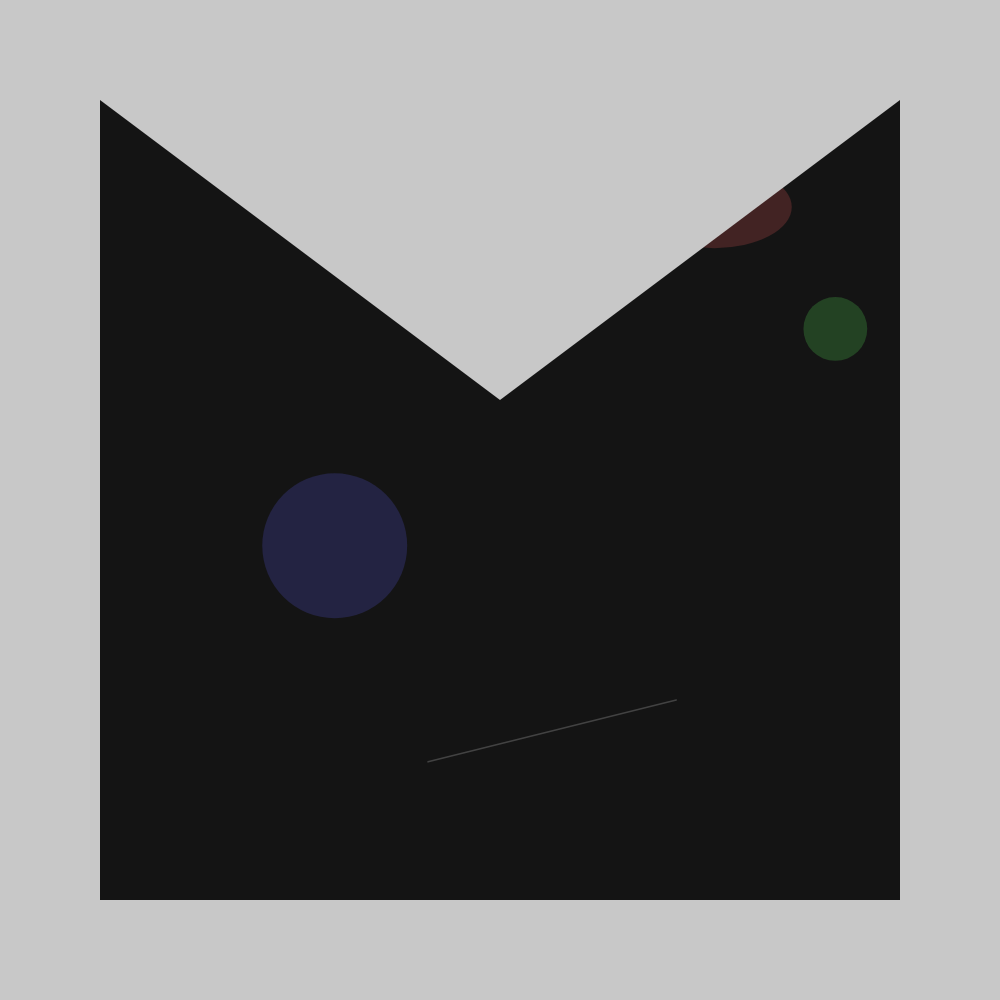
Frame 1 (no input)
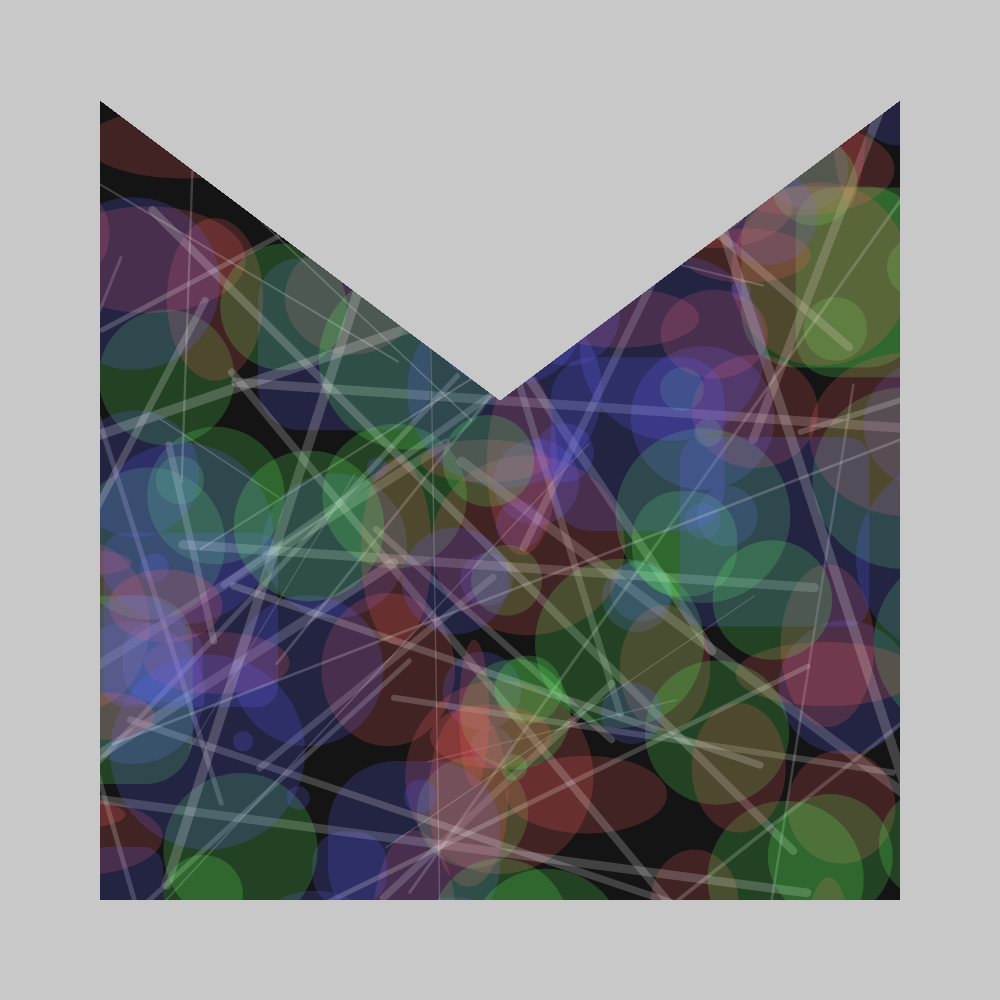
Frame 60 (no input)
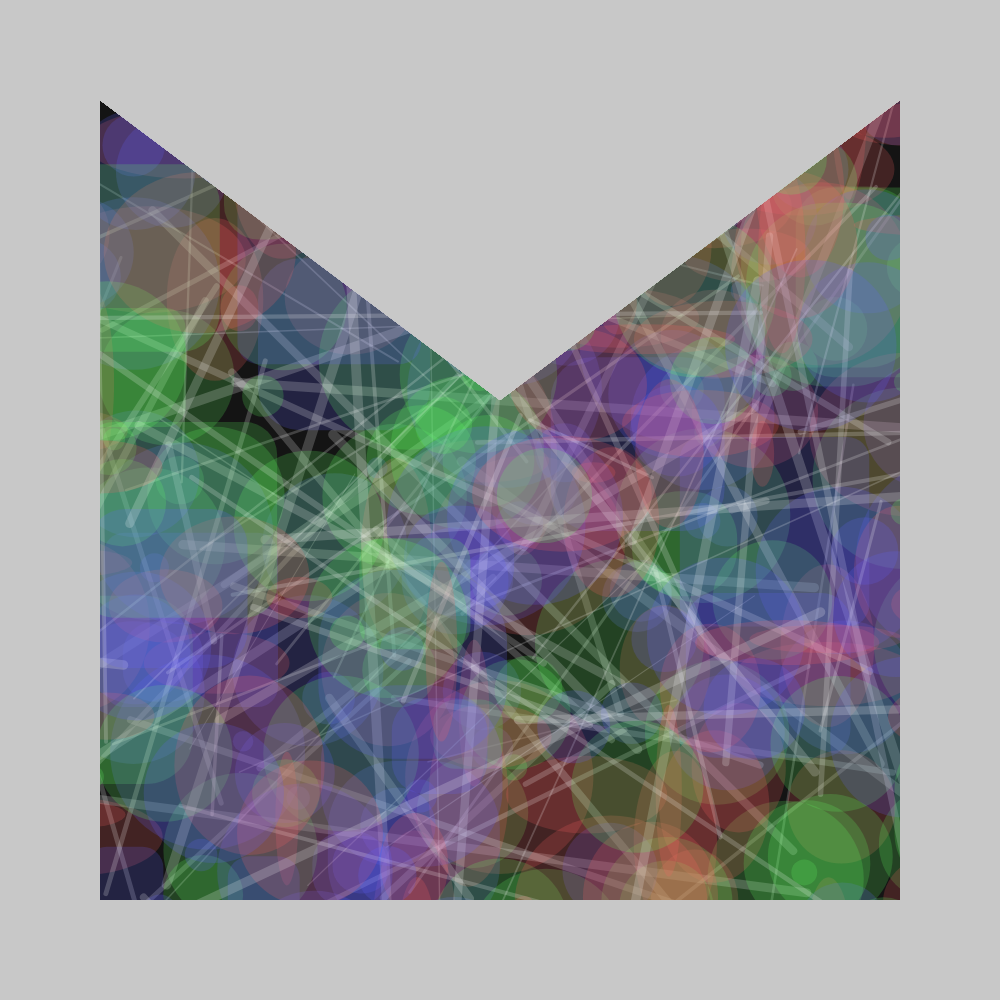
Frame 120 (the mouse pressed at the canvas centre since frame 60)

The p5.js sketch that drew these frames (run headless with seeded random() and noise() and a simulated clock; from frame 60 on, the mouse is pressed at the canvas centre):

// p5.js sketch
// ── sketch.js
function setup() {
    createCanvas(1000, 1000);
    background(20, 20, 20);
    noStroke();
  }
  
  function draw() {
    
    push()
    fill(255, 100, 100, 50);
    
    ellipse(random(width), random(height), random(20, 200), random(20, 200));
    fill(100, 255, 100, 50);
    square(random(width), random(height), random(20, 200), random(20, 200));
    fill(100, 100, 255, 50);
    square(random(width), random(height), random(20, 200), random(20, 200));
  
    stroke(255, 255, 255, 50);
    strokeWeight(random(1, 10));
    line(random(width), random(height), random(width), random(height));
    pop()
    
    fill(200)
    rect(0,0,1000,100)
    rect(0,0, 100, 1000)
    rect(0,900, 900, 100)
    rect(900, 100, 1000, 1000)
    
    push()
    fill(200)
    triangle(500, 400, 900, 100, 100, 100);
    describe('white triangle with black outline in mid-right of canvas');
    pop()
    
    
  }
  
  
